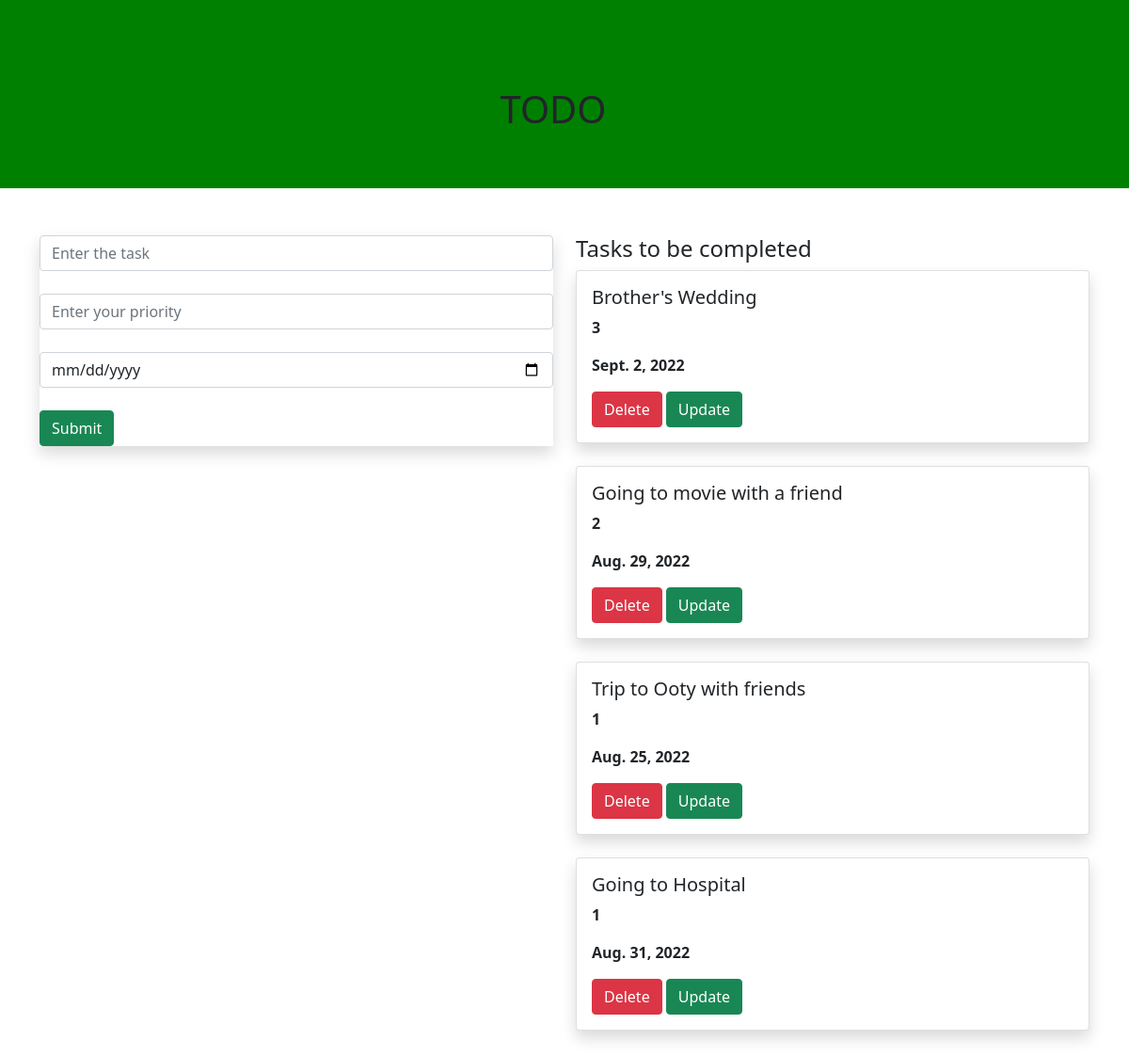
The page / on the database its author committed.
### todoapp/models.py (models this page shows, shortened)
class Task(models.Model):
    name=models.CharField(max_length=250)
    priority=models.IntegerField()
    Date=models.DateField()

### todoapp/views.py (the view)
# urls.py: path('',views.task,name="task"),
def task(request):
    tasking=Task.objects.all()
    if request.method=='POST':
        name=request.POST.get('task','')
        priority=request.POST.get('priority','')
        Date=request.POST.get('Date','')
        tasks=Task(name=name,priority=priority,Date=Date)
        tasks.save()
    return render(request,"home.html",{'tasking':tasking})

### templates/home.html (shortened to what this page needs)
{% extends 'base.html' %}
{% block content %}
<div class="container-fluid" style="background-color:green;">
    <div class="row" style="width:100%;height:200px;margin-bottom:50px;">
        <div class="col-md-12">
    <div class="banner">
        <div class="banner-text">
            <h1 align="center" style="padding:8%;">TODO</h1>
        </div>
     </div>
    </div>
        </div>
</div>
<div class="container">
    <div class="row">
        <div class="col-md-6">
       <form method="post" enctype="multipart/form-data" class="P-3 shadow">
           <div class="form-group">
       <input type="text" name="task" class="form-control" placeholder="Enter the task"><br>
    </div>
    <div class="form-group">
    <input type="text" name="priority" class="form-control" placeholder="Enter your priority"><br>
       </div>
           <div class="form-group">
               <input type="date" name="Date" class="form-control" placeholder="Enter your date"><br>
           </div>
    <input type="submit" class="btn btn-success">
           </form>
<BR>
    </div>
        <div style="margin-bottom:50px;" class="col-md-6">
            <h4>Tasks to be completed</h4>
            {% for i in tasking %}
        <div class="shadow card">
            <div class="card-body">
                <h5 class="card-title">{{i.name}}</h5>
                <p><b>{{i.priority}}</b></p>
                <p><b>{{i.Date}}</b></p>
                <a class="btn btn-danger" href="{% url 'delete' i.id %}">Delete</a>
                <a class="btn btn-success" href="{% url 'update' i.id %}">Update</a>
            </div>
        </div>
            <br>
            {% endfor %}
</div>
</div>
    </div>
{% endblock %}

### templates/base.html (shortened to what this page needs)
{% load static %}
<!DOCTYPE html>
<html lang="en">
<head>
  <link href="https://cdn.jsdelivr.net/npm/bootstrap@5.0.2/dist/css/bootstrap.min.css" rel="stylesheet">
</head>
<body>
{% block content %}
{% endblock %}
</body>
</html>

### rows shown on the page
Task: name "Brother's Wedding", priority "3", Date "Sept. 2, 2022"
Task: name "Going to movie with a friend", priority "2", Date "Aug. 29, 2022"
Task: name "Trip to Ooty with friends", priority "1", Date "Aug. 25, 2022"
Task: name "Going to Hospital", priority "1", Date "Aug. 31, 2022"
